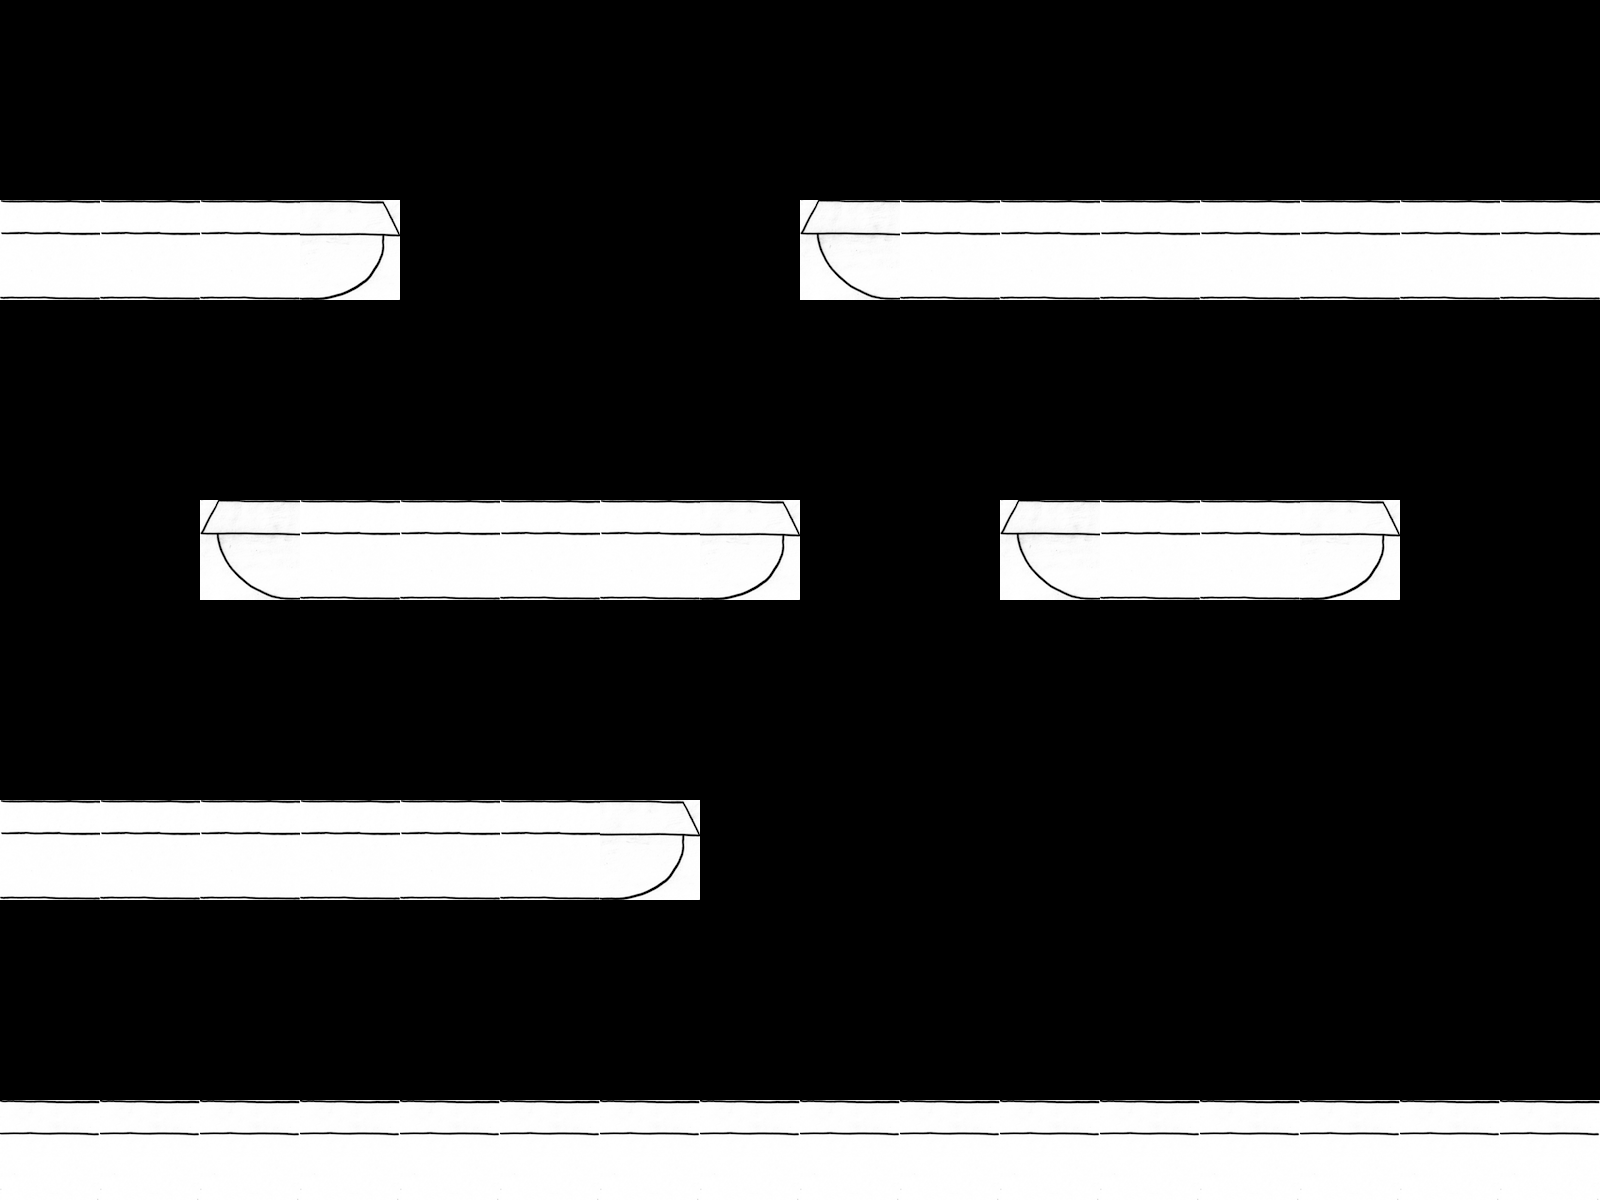

Tiled map render using the project's own tile images. Description and the whole map definition, tile-layer contents included, below:
An orthogonal 16x12 tile map with 100x100 px tiles, 1 tile layer (platform), 2 tilesets.

<map version="1.0" orientation="orthogonal" renderorder="right-down" width="16" height="12" tilewidth="100" tileheight="100" nextobjectid="1">
 <tileset firstgid="1" name="platforms" tilewidth="100" tileheight="100" tilecount="3" columns="0">
  <tile id="0">
   <image width="100" height="100" source="friday_night/center_platform.png" />
  </tile>
  <tile id="1">
   <image width="100" height="100" source="friday_night/left_platform.png" />
  </tile>
  <tile id="2">
   <image width="100" height="100" source="friday_night/right_platform.png" />
  </tile>
 </tileset>
 <tileset firstgid="4" name="floor" tilewidth="100" tileheight="100" tilecount="1" columns="0">
  <tile id="0">
   <image width="100" height="100" source="friday_night/floor.png" />
  </tile>
 </tileset>
 <layer name="platform" width="16" height="12">
  <data encoding="csv">
0,0,0,0,0,0,0,0,0,0,0,0,0,0,0,0,
0,0,0,0,0,0,0,0,0,0,0,0,0,0,0,0,
1,1,1,3,0,0,0,0,2,1,1,1,1,1,1,1,
0,0,0,0,0,0,0,0,0,0,0,0,0,0,0,0,
0,0,0,0,0,0,0,0,0,0,0,0,0,0,0,0,
0,0,2,1,1,1,1,3,0,0,2,1,1,3,0,0,
0,0,0,0,0,0,0,0,0,0,0,0,0,0,0,0,
0,0,0,0,0,0,0,0,0,0,0,0,0,0,0,0,
1,1,1,1,1,1,3,0,0,0,0,0,0,0,0,0,
0,0,0,0,0,0,0,0,0,0,0,0,0,0,0,0,
0,0,0,0,0,0,0,0,0,0,0,0,0,0,0,0,
4,4,4,4,4,4,4,4,4,4,4,4,4,4,4,4
</data>
 </layer>
</map>